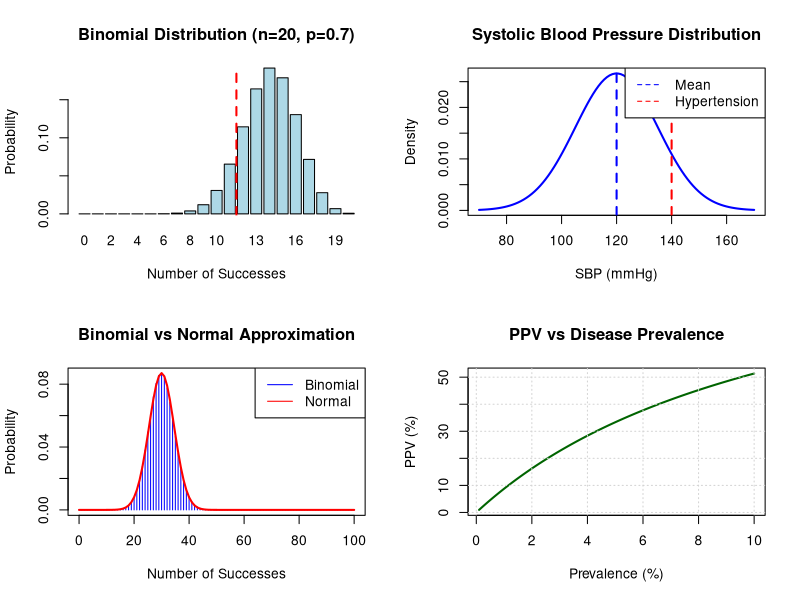

Write the R code that produced this figure.
################################################################################
# H524 Introduction to Biostatistics
# Week 2: Probability Concepts and Applications
# Fall 2025
# Dr. John Molitor
#
# This code demonstrates all major concepts from Week 2 slides including:
# - Basic probability calculations
# - Diagnostic test performance (sensitivity, specificity, PPV, NPV)
# - Understanding odds vs probability
# - Relative risk and odds ratios
# - The counterintuitive HIV screening example
# - Binomial and normal distributions
# - Expected value and variance
# - Public health applications
# - Key visualizations
################################################################################

# Clear workspace and set options
rm(list = ls())
options(scipen = 999)  # Avoid scientific notation
set.seed(123)         # For reproducibility

################################################################################
# SECTION 1: BASIC PROBABILITY CALCULATIONS
################################################################################

# Example 1: Sample Space for Two Dice
dice1 <- 1:6
dice2 <- 1:6
sample_space <- expand.grid(Die1 = dice1, Die2 = dice2)
sample_space$Sum <- sample_space$Die1 + sample_space$Die2

# Calculate probabilities
p_seven <- sum(sample_space$Sum == 7) / nrow(sample_space)
cat("Probability of sum = 7:", round(p_seven, 3), "\n")

# Conditional probability: P(sum > 8 | first die = 4)
subset_data <- sample_space[sample_space$Die1 == 4, ]
p_conditional <- sum(subset_data$Sum > 8) / nrow(subset_data)
cat("P(sum > 8 | first die = 4):", round(p_conditional, 3), "\n")

################################################################################
# SECTION 2: MEDICAL DIAGNOSTIC TESTING
################################################################################

# Function to calculate diagnostic test metrics
diagnostic_metrics <- function(sensitivity, specificity, prevalence) {
  # Positive Predictive Value (PPV)
  ppv <- (sensitivity * prevalence) /
         (sensitivity * prevalence + (1 - specificity) * (1 - prevalence))

  # Negative Predictive Value (NPV)
  npv <- (specificity * (1 - prevalence)) /
         ((1 - sensitivity) * prevalence + specificity * (1 - prevalence))

  # Return results
  list(
    PPV = round(ppv * 100, 1),
    NPV = round(npv * 100, 1),
    Sensitivity = sensitivity * 100,
    Specificity = specificity * 100,
    Prevalence = prevalence * 100
  )
}

# COVID-19 rapid test example
covid_test <- diagnostic_metrics(
  sensitivity = 0.85,
  specificity = 0.97,
  prevalence = 0.05
)

cat("\n=== COVID-19 Rapid Test Performance ===\n")
cat("Sensitivity:", covid_test$Sensitivity, "%\n")
cat("Specificity:", covid_test$Specificity, "%\n")
cat("Prevalence:", covid_test$Prevalence, "%\n")
cat("Positive Predictive Value:", covid_test$PPV, "%\n")
cat("Negative Predictive Value:", covid_test$NPV, "%\n")

# Mammogram example
mammogram <- diagnostic_metrics(
  sensitivity = 0.90,
  specificity = 0.95,
  prevalence = 0.008
)

cat("\n=== Mammogram for Breast Cancer ===\n")
cat("Sensitivity:", mammogram$Sensitivity, "%\n")
cat("Specificity:", mammogram$Specificity, "%\n")
cat("Prevalence:", mammogram$Prevalence, "%\n")
cat("Positive Predictive Value:", mammogram$PPV, "%\n")
cat("Negative Predictive Value:", mammogram$NPV, "%\n")

################################################################################
# SECTION 3: UNDERSTANDING ODDS
################################################################################

# Example: Probability vs Odds
# 60 smokers develop lung cancer, 440 don't

total_smokers <- 500
smokers_with_cancer <- 60
smokers_without_cancer <- 440

# Probability (Risk)
probability_cancer <- smokers_with_cancer / total_smokers
cat("\n=== Understanding Odds vs Probability ===\n")
cat("Smokers with cancer:", smokers_with_cancer, "\n")
cat("Smokers without cancer:", smokers_without_cancer, "\n")
cat("Total smokers:", total_smokers, "\n")
cat("\nProbability (Risk):", round(probability_cancer, 4),
    "(", round(probability_cancer * 100, 1), "%)\n")

# Odds
odds_cancer <- smokers_with_cancer / smokers_without_cancer
cat("Odds:", round(odds_cancer, 4), "\n")
cat("Odds can also be expressed as '60 to 440' or '3 to 22'\n")

# Relationship between probability and odds
cat("\nRelationship: Odds = p / (1 - p)\n")
cat("Verification:", round(probability_cancer / (1 - probability_cancer), 4), "\n")
cat("\nNote: When probability < 0.10, odds ≈ probability\n")

################################################################################
# SECTION 4: 2x2 CONTINGENCY TABLE AND RISK MEASURES
################################################################################

# Smoking and lung cancer study
smoking_data <- matrix(
  c(60, 440,   # Smokers: cancer, no cancer
    10, 490),  # Non-smokers: cancer, no cancer
  nrow = 2, byrow = TRUE,
  dimnames = list(
    c("Smokers", "Non-smokers"),
    c("Lung Cancer", "No Cancer")
  )
)

print(smoking_data)
cat("\n")
addmargins(smoking_data)

# Calculate risks
risk_smokers <- smoking_data[1,1] / sum(smoking_data[1,])
risk_nonsmokers <- smoking_data[2,1] / sum(smoking_data[2,])

# Calculate odds for each group
odds_smokers <- smoking_data[1,1] / smoking_data[1,2]
odds_nonsmokers <- smoking_data[2,1] / smoking_data[2,2]

# Relative Risk
relative_risk <- risk_smokers / risk_nonsmokers

# Odds Ratio
odds_ratio <- (smoking_data[1,1] * smoking_data[2,2]) /
              (smoking_data[1,2] * smoking_data[2,1])
# Alternative: ratio of odds
odds_ratio_alt <- odds_smokers / odds_nonsmokers

cat("\n=== Smoking and Lung Cancer Risk ===\n")
cat("Risk in smokers:", round(risk_smokers * 100, 1), "%\n")
cat("Risk in non-smokers:", round(risk_nonsmokers * 100, 1), "%\n")
cat("Relative Risk:", round(relative_risk, 2), "\n")
cat("\nOdds in smokers:", round(odds_smokers, 3), "\n")
cat("Odds in non-smokers:", round(odds_nonsmokers, 3), "\n")
cat("Odds Ratio:", round(odds_ratio, 2), "\n")
cat("Odds Ratio (alternative calculation):", round(odds_ratio_alt, 2), "\n")
cat("\nInterpretation: Smokers have", round(relative_risk, 1),
    "times the risk of lung cancer\n")

################################################################################
# SECTION 5: HIV SCREENING COUNTERINTUITIVE EXAMPLE
################################################################################

# HIV screening with excellent test performance but low prevalence
sens_hiv <- 0.995   # 99.5% sensitivity
spec_hiv <- 0.985   # 98.5% specificity
prev_hiv <- 0.001   # 0.1% prevalence (1 in 1000)

# Simulate 100,000 people tested
n_tested <- 100000
n_hiv_pos <- round(n_tested * prev_hiv)
n_hiv_neg <- n_tested - n_hiv_pos

# Calculate test outcomes
TP <- round(n_hiv_pos * sens_hiv)
FN <- n_hiv_pos - TP
FP <- round(n_hiv_neg * (1 - spec_hiv))
TN <- n_hiv_neg - FP

cat("\n=== HIV Screening Example ===\n")
cat("Population tested:", n_tested, "\n")
cat("HIV prevalence:", prev_hiv * 100, "%\n")
cat("Test sensitivity:", sens_hiv * 100, "%\n")
cat("Test specificity:", spec_hiv * 100, "%\n")
cat("\nResults:\n")
cat("  True Positives:", TP, "\n")
cat("  False Positives:", FP, "\n")
cat("  False Negatives:", FN, "\n")
cat("  True Negatives:", TN, "\n")

# PPV calculation
ppv_hiv <- TP / (TP + FP)
cat("\nPositive Predictive Value:", round(ppv_hiv * 100, 1), "%\n")
cat("\nSurprising result: Only", round(ppv_hiv * 100, 1),
    "% of positive tests indicate actual infection!\n")
cat("Why? With low prevalence, false positives (", FP,
    ") vastly outnumber true positives (", TP, ")\n")

################################################################################
# SECTION 6: BINOMIAL DISTRIBUTION
################################################################################

# Vaccine efficacy trial
n <- 20         # Number of individuals
p <- 0.90       # Probability of protection

# Probability of exactly 18 protected
p_18 <- dbinom(18, n, p)
cat("\n=== Vaccine Efficacy Trial ===\n")
cat("P(exactly 18 protected):", round(p_18, 3), "\n")

# Probability of at least 18 protected
p_atleast_18 <- pbinom(17, n, p, lower.tail = FALSE)
cat("P(at least 18 protected):", round(p_atleast_18, 3), "\n")

# Expected value and standard deviation
expected_protected <- n * p
sd_protected <- sqrt(n * p * (1 - p))
cat("Expected number protected:", expected_protected, "\n")
cat("Standard deviation:", round(sd_protected, 2), "\n")

################################################################################
# SECTION 7: NORMAL DISTRIBUTION
################################################################################

# Systolic blood pressure in adults
mu_bp <- 120      # Mean
sigma_bp <- 15    # Standard deviation

# Probability of hypertension (BP > 140)
p_hypertension <- pnorm(140, mu_bp, sigma_bp, lower.tail = FALSE)
cat("\n=== Blood Pressure Distribution ===\n")
cat("Mean:", mu_bp, "mmHg\n")
cat("Standard deviation:", sigma_bp, "mmHg\n")
cat("P(BP > 140):", round(p_hypertension * 100, 1), "%\n")

# Find percentiles
percentiles <- c(0.05, 0.25, 0.50, 0.75, 0.95)
bp_percentiles <- qnorm(percentiles, mu_bp, sigma_bp)
cat("\nBlood Pressure Percentiles:\n")
for (i in 1:length(percentiles)) {
  cat(sprintf("  %2.0fth percentile: %.1f mmHg\n",
              percentiles[i] * 100, bp_percentiles[i]))
}

################################################################################
# SECTION 8: EXPECTED VALUE AND VARIANCE
################################################################################

# Medical Example: Number of adverse events in clinical trial
events <- 0:3
probs <- c(0.70, 0.20, 0.08, 0.02)

# Expected value
expected_events <- sum(events * probs)
cat("\n=== Adverse Events Example ===\n")
cat("Expected number of adverse events per patient:", expected_events, "\n")

# Variance and standard deviation
variance <- sum(events^2 * probs) - expected_events^2
sd_events <- sqrt(variance)
cat("Variance:", round(variance, 3), "\n")
cat("Standard deviation:", round(sd_events, 3), "\n")

################################################################################
# SECTION 9: PROBABILITY IN PUBLIC HEALTH
################################################################################

# Disease surveillance example
population <- 50000
new_cases <- 125
deaths <- 15

# Calculate probabilities
prob_disease <- new_cases / population
prob_death_given_disease <- deaths / new_cases
prob_death_and_disease <- deaths / population

cat("\n=== Disease Surveillance ===\n")
cat("Population:", population, "\n")
cat("New cases:", new_cases, "\n")
cat("Deaths:", deaths, "\n")
cat("\nProbabilities:\n")
cat("  Pr(disease):", round(prob_disease, 5),
    "(", round(prob_disease * 100, 2), "%)\n")
cat("  Pr(death | disease):", round(prob_death_given_disease, 3),
    "(", round(prob_death_given_disease * 100, 1), "%)\n")
cat("  Pr(death and disease):", round(prob_death_and_disease, 5),
    "(", round(prob_death_and_disease * 100, 3), "%)\n")
cat("\nPublic Health Metrics:\n")
cat("  Incidence rate:", round(prob_disease * 100000, 0), "per 100,000 per year\n")
cat("  Case fatality rate:", round(prob_death_given_disease * 100, 1), "%\n")
cat("  Overall mortality rate:", round(prob_death_and_disease * 100000, 0),
    "per 100,000 per year\n")

################################################################################
# SECTION 10: SAMPLING DISTRIBUTION OF THE MEAN
################################################################################

# Cholesterol study
mu_chol <- 200      # Population mean
sigma_chol <- 30    # Population SD
n_sample <- 100     # Sample size

# Standard error
se <- sigma_chol / sqrt(n_sample)

cat("\n=== Sampling Distribution of Mean Cholesterol ===\n")
cat("Population mean:", mu_chol, "mg/dL\n")
cat("Population SD:", sigma_chol, "mg/dL\n")
cat("Sample size:", n_sample, "\n")
cat("Standard error:", se, "mg/dL\n")

# 95% CI for sample means
ci_lower <- mu_chol - 1.96 * se
ci_upper <- mu_chol + 1.96 * se
cat("95% of sample means fall between:",
    round(ci_lower, 1), "and", round(ci_upper, 1), "mg/dL\n")

################################################################################
# SECTION 11: PRACTICE PROBLEMS - SOLUTIONS
################################################################################

cat("\n", rep("=", 60), "\n", sep = "")
cat("PRACTICE PROBLEM SOLUTIONS\n")
cat(rep("=", 60), "\n", sep = "")

# Problem 1: Diagnostic Test NPV
sens_strep <- 0.85
spec_strep <- 0.95
prev_strep <- 0.15

npv_strep <- (spec_strep * (1 - prev_strep)) /
             ((1 - sens_strep) * prev_strep + spec_strep * (1 - prev_strep))

cat("\n1. Strep Test NPV:", round(npv_strep * 100, 1), "%\n")

# Problem 2: Relative Risk Calculation
# 200 smokers: 30 with heart disease
# 800 non-smokers: 20 with heart disease
risk_smokers_hd <- 30/200
risk_nonsmokers_hd <- 20/800
rr_hd <- risk_smokers_hd / risk_nonsmokers_hd

cat("\n2. Relative Risk for Heart Disease:", round(rr_hd, 2), "\n")

# Problem 3: Binomial Probability
p_atleast_8 <- pbinom(7, 10, 0.6, lower.tail = FALSE)
cat("\n3. P(at least 8 successes out of 10):", round(p_atleast_8, 3), "\n")

# Problem 4: Normal Distribution
p_between <- pnorm(220, 200, 40) - pnorm(180, 200, 40)
cat("\n4. Proportion with cholesterol 180-220:", round(p_between * 100, 1), "%\n")

cat("\n", rep("=", 60), "\n", sep = "")

################################################################################
# SECTION 12: VISUALIZATIONS
################################################################################

cat("\nGenerating visualizations...\n")

# Visualization 1: Binomial Distribution
par(mfrow = c(2, 2))  # 2x2 plot layout

# Binomial: Vaccine trial
n <- 20
p <- 0.7
x <- 0:n
probs <- dbinom(x, n, p)

barplot(probs,
        names.arg = x,
        col = "lightblue",
        main = "Binomial Distribution (n=20, p=0.7)",
        xlab = "Number of Successes",
        ylab = "Probability")
abline(v = n * p + 0.5, col = "red", lwd = 2, lty = 2)

# Normal Distribution: Blood Pressure
mu <- 120
sigma <- 15
x_vals <- seq(70, 170, length = 100)

plot(x_vals, dnorm(x_vals, mu, sigma),
     type = "l",
     col = "blue",
     lwd = 2,
     main = "Systolic Blood Pressure Distribution",
     xlab = "SBP (mmHg)",
     ylab = "Density")
abline(v = c(mu, 140), col = c("blue", "red"), lty = c(2, 2), lwd = 2)
legend("topright", c("Mean", "Hypertension"), col = c("blue", "red"), lty = 2)

# Comparison: Binomial vs Normal Approximation
n <- 100
p <- 0.3
x <- 0:n
binom_probs <- dbinom(x, n, p)

plot(x, binom_probs,
     type = "h",
     col = "blue",
     main = "Binomial vs Normal Approximation",
     xlab = "Number of Successes",
     ylab = "Probability")
curve(dnorm(x, n * p, sqrt(n * p * (1 - p))),
      add = TRUE,
      col = "red",
      lwd = 2)
legend("topright", c("Binomial", "Normal"), col = c("blue", "red"), lty = 1)

# PPV vs Prevalence
prevalence <- seq(0.001, 0.10, length = 100)
sens <- 0.95
spec <- 0.90
ppv <- (sens * prevalence) / (sens * prevalence + (1 - spec) * (1 - prevalence))

plot(prevalence * 100, ppv * 100,
     type = "l",
     col = "darkgreen",
     lwd = 2,
     main = "PPV vs Disease Prevalence",
     xlab = "Prevalence (%)",
     ylab = "PPV (%)")
grid()

par(mfrow = c(1, 1))  # Reset to single plot

cat("\n", rep("=", 60), "\n", sep = "")
cat("WEEK 2 DEMONSTRATIONS COMPLETE\n")
cat(rep("=", 60), "\n", sep = "")
